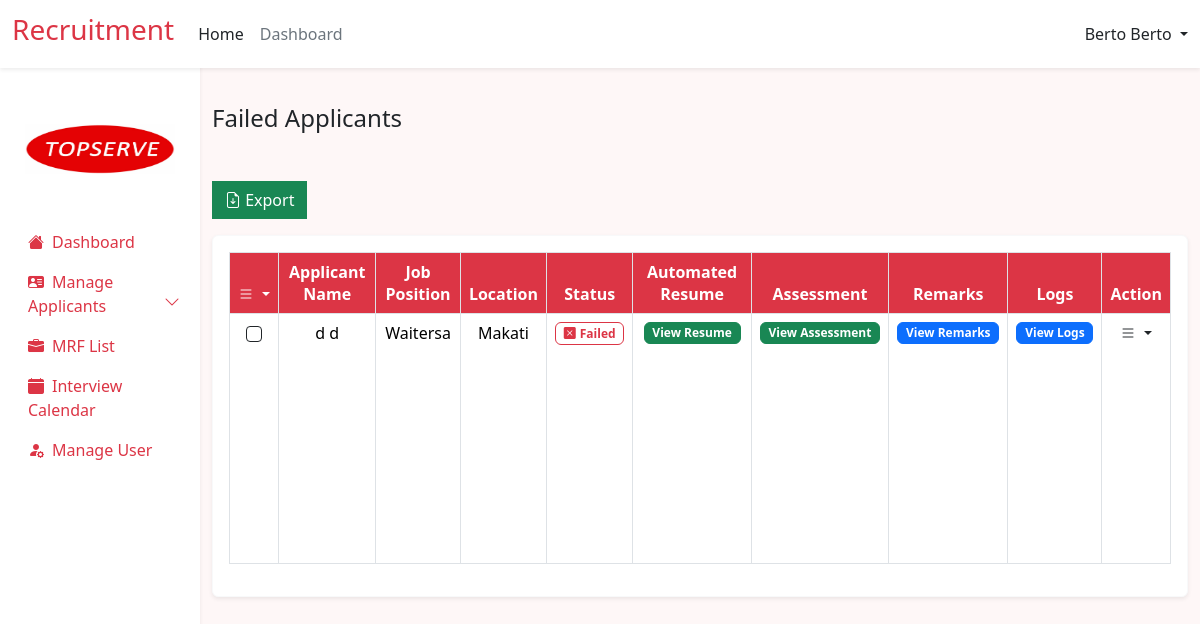
Screenshot of /src/admin/frontend/failed_applicant.php (signed in) with the database file from the repository.
### tables this page shows
CREATE TABLE `job_applicants` (
  `id` int(12) NOT NULL,
  `user_id` int(12) NOT NULL,
  `job_id` int(12) NOT NULL,
  `application_status` varchar(255) NOT NULL,
  `interview_date` datetime DEFAULT NULL,
  `remark` text NOT NULL,
  `employee_id` int(11) NOT NULL
);

CREATE TABLE `user` (
  `id` int(11) NOT NULL,
  `first_name` varchar(255) NOT NULL,
  `last_name` varchar(255) NOT NULL,
  `address` text NOT NULL,
  `email` varchar(255) NOT NULL,
  `password` varchar(255) NOT NULL,
  `role` varchar(255) NOT NULL,
  `resume` varchar(255) NOT NULL,
  `branch` varchar(255) NOT NULL,
  `industry_access` varchar(255) NOT NULL,
  `verify_token` varchar(255) NOT NULL,
  `verify_status` tinyint(2) NOT NULL DEFAULT 0 COMMENT '0=not verified, 1=verified'
);

CREATE TABLE `mrfs` (
  `id` int(11) NOT NULL,
  `industry` varchar(255) NOT NULL,
  `mrf_status` varchar(255) NOT NULL,
  `closed_date` date NOT NULL,
  `request_date` date NOT NULL DEFAULT current_timestamp(),
  `client` varchar(255) NOT NULL,
  `location` varchar(255) NOT NULL,
  `aging_days` varchar(255) NOT NULL,
  `mrf_number` varchar(255) NOT NULL,
  `new_request` varchar(255) NOT NULL,
  `head_count` int(11) NOT NULL,
  `job_position` varchar(255) NOT NULL,
  `contract_type` varchar(255) NOT NULL,
  `classification` varchar(255) NOT NULL,
  `placed` int(11) NOT NULL,
  `variance` int(11) NOT NULL,
  `cancel` int(11) NOT NULL,
  `job_description` text NOT NULL,
  `qualification` text NOT NULL,
  `remarks` text NOT NULL
);

### components/applicants_table.php (the view, shortened to what this page needs)
<link rel="stylesheet" href="https://cdn.datatables.net/2.0.3/css/dataTables.dataTables.min.css">
<tbody style="height: 250px;">
    <?php
    while ($row = mysqli_fetch_assoc($result)) {
        ?>
        <tr>
            <td class="text-center">
                <div class="form-check d-flex justify-content-center ">
                    <input class="form-check-input  border border-1 border-dark" type="checkbox" name="checkbox_value[]"
                        value="<?php echo $row['id']; ?>">
                </div>
            </td>
            <td>
                <?php echo $row['first_name'] . ' ' . $row['last_name']; ?>
            </td>
            <td>
                <?php
                if ($row['application_status'] == 'Pooling') {
                    ?>
                    <button type="button" class="btn btn-primary badge" data-bs-toggle="modal" data-bs-target="#viewMRFModal"
                        data-applicantId="<?php echo $row['id']; ?>">
                        Select MRF List
                    </button>
                    <?php
                } else {
                    echo $row['job_position'];
                }
                ?>
            </td>
            <td>
                <?php
                if ($row['application_status'] !== 'Pooling') {
                    echo $row['location'];
                }
                ?>
            </td>
            <td>
                <?php
                $status = $row['application_status'];
                switch ($status) {
                        ?>
                        <?php
                    case 'Failed':
                        ?>
                        <span class=" badge badge border border-danger text-danger ">
                            <i class="bi bi-x-square-fill me-1"></i>Failed
                        </span>
                        <?php
                        break;
                        ?>
                        <?php
                }
                ?>
            </td>
            <td>
                <button type="button" class="btn btn-success badge " data-bs-toggle="modal"
                    data-bs-target="#viewResumeModal<?php echo $row['id']; ?>">
                    View Resume
                </button>
            </td>
            <td>
                <?php
                $assessStmt->bind_param("i", $row['id']);
                $assessStmt->execute();
                $assessResult = $assessStmt->get_result();
                $assessRow = $assessResult->fetch_assoc();
                if ($assessRow) {
                    ?>
                    <button type="button" class="btn btn-success badge " data-bs-toggle="modal"
                        data-bs-target="#viewAssessmentModal<?php echo $row['id']; ?>">
                        View Assessment
                    </button>
                    <?php
                } else {
                    ?>
                    No Assessment yet
                    <?php
                }
                ?>
            </td>
            <td>
                <button type="button" class="btn btn-primary badge " data-bs-toggle="modal"
                    data-bs-target="#viewRemarksModal<?php echo $row['id']; ?>">
                    View Remarks
                </button>
            </td>
            <td>
                <button type="button" class="btn btn-primary badge " data-bs-toggle="modal"
                    data-bs-target="#viewLogsModal<?php echo $row['id']; ?>">
                    View Logs
                </button>
            </td>
            <td>
                <div class="dropdown">
                    <a href="#" class="link-danger text-decoration-none dropdown-toggle text-dark" id="dropdownUser2"
                        data-bs-toggle="dropdown" aria-expanded="false">
                        <i class="bi bi-list"></i>
                    </a>
                </div>
            </td>
        </tr>
        <?php
    }
    ?>
</tbody>

### rows the page displays
job_applicants: user.first_name "d", user.last_name "d", mrfs.job_position "Waitersa", mrfs.location "Makati", application_status "Failed" (drawn)

### other values shown
$user "Berto Berto"
